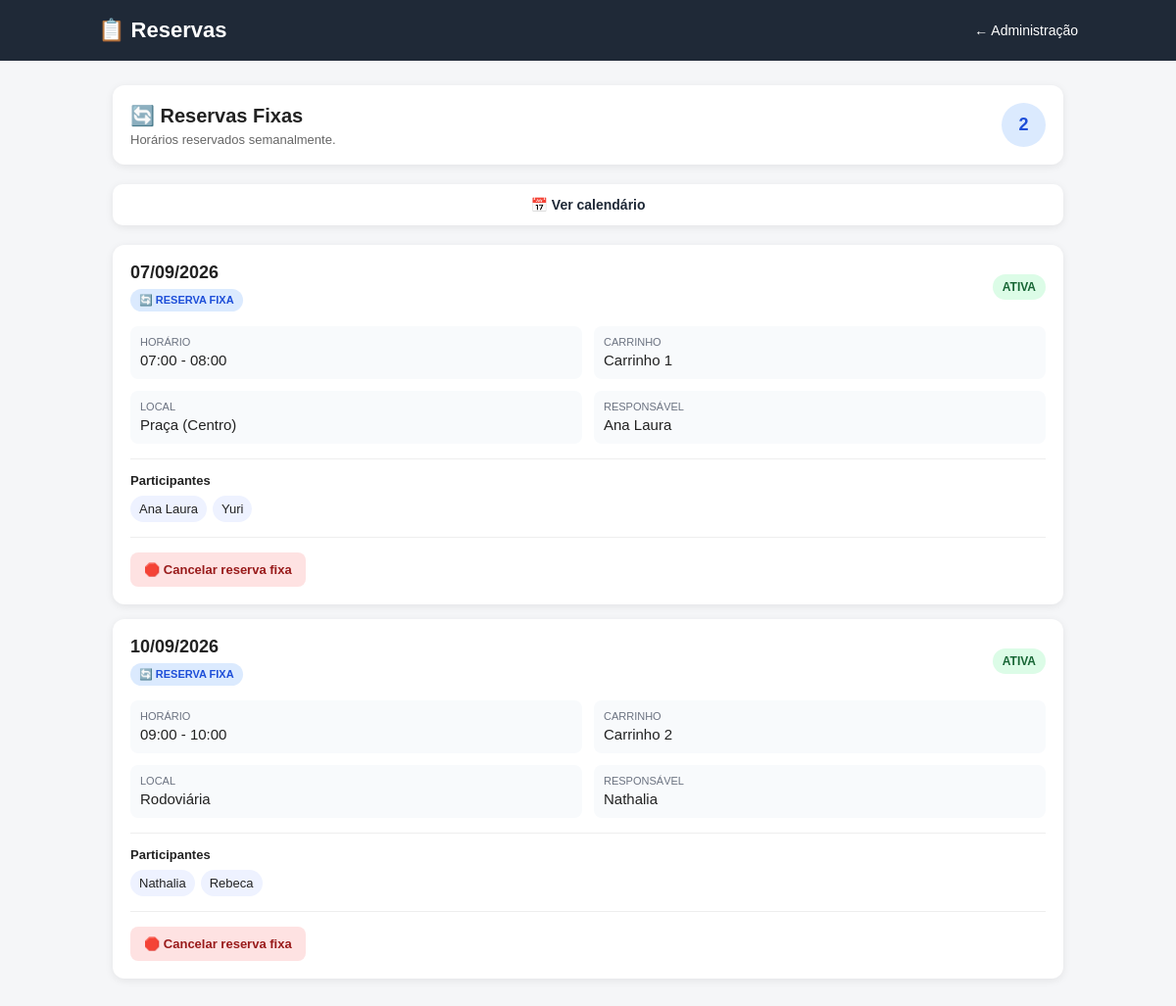
/admin/reservas (signed in), run on an earlier commit of the app's database.
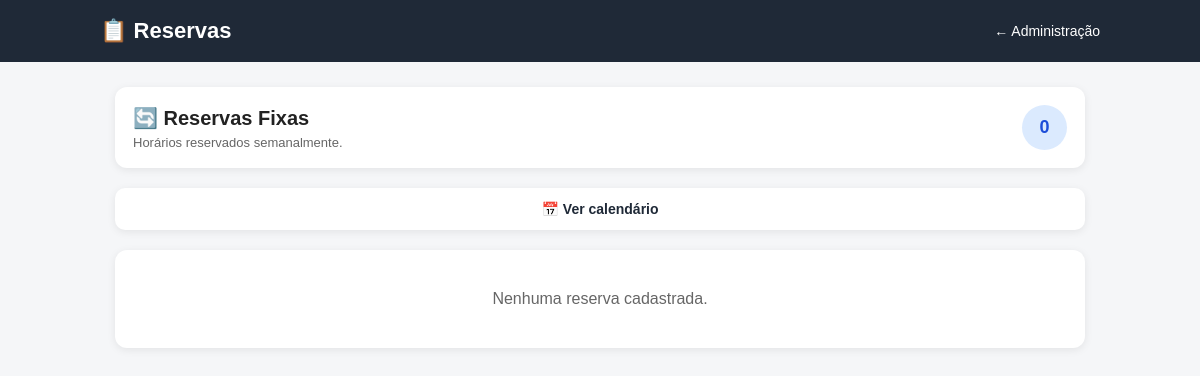
And on a later commit of the database.
### app/models.py (models this page shows)
class Reserva(db.Model):
    id = db.Column(
        db.Integer,
        primary_key=True
    )
    usuario_id = db.Column(
        db.Integer,
        db.ForeignKey("usuario.id"),
        nullable=True
    )
    usuario = db.relationship(
        "Usuario"
    )
    nome_principal = db.Column(
        db.String(100),
        nullable=False
    )
    tipo = db.Column(
        db.String(20),
        nullable=False,
        default="UNICA"
    )
    data_inicio = db.Column(
        db.Date,
        nullable=False
    )
    data_fim = db.Column(
        db.Date,
        nullable=True
    )
    dia_semana = db.Column(
        db.Integer,
        nullable=True
    )
    hora_inicio = db.Column(
        db.Time,
        nullable=False
    )
    hora_fim = db.Column(
        db.Time,
        nullable=False
    )
    carrinho_id = db.Column(
        db.Integer,
        db.ForeignKey("carrinho.id"),
        nullable=False
    )
    local_id = db.Column(
        db.Integer,
        db.ForeignKey("local.id"),
        nullable=False
    )
    ativo = db.Column(
        db.Boolean,
        default=True
    )
    carrinho = db.relationship(
        "Carrinho"
    )
    local = db.relationship(
        "Local"
    )

class Carrinho(db.Model):
    id = db.Column(
        db.Integer,
        primary_key=True
    )
    nome = db.Column(
        db.String(50),
        nullable=False
    )
    ativo = db.Column(
        db.Boolean,
        default=True
    )

class Local(db.Model):
    id = db.Column(
        db.Integer,
        primary_key=True
    )
    nome = db.Column(
        db.String(100),
        nullable=False
    )
    ativo = db.Column(
        db.Boolean,
        default=True
    )

class ReservaParticipante(db.Model):
    id = db.Column(
        db.Integer,
        primary_key=True
    )
    reserva_id = db.Column(
        db.Integer,
        db.ForeignKey("reserva.id"),
        nullable=False
    )
    nome = db.Column(
        db.String(100),
        nullable=False
    )
    reserva = db.relationship(
        "Reserva",
        backref="participantes"
    )

### app/routes.py (the view)
@routes.route("/admin/reservas")
@admin_required
def admin_reservas():
    reservas = Reserva.query.filter(
        Reserva.tipo == "FIXA",
        Reserva.ativo == True
    ).order_by(
        Reserva.dia_semana,
        Reserva.hora_inicio
    ).all()
    return render_template(
        "admin_reservas.html",
        reservas=reservas,
        reservas_calendario=dados_do_calendario()
    )

### app/models.py (called while the page is built)
    @property
    def is_authenticated(self):
        return True

### app/routes.py (called while the page is built)
@routes.after_request
def impedir_cache_da_agenda(response):
    if request.endpoint == "routes.agenda":
        response.headers["Cache-Control"] = "no-store, no-cache, must-revalidate, max-age=0"
        response.headers["Pragma"] = "no-cache"
        response.headers["Expires"] = "0"
    return response

def admin_required(view):
    @wraps(view)
    @login_required
    def wrapper(*args, **kwargs):
        if current_user.tipo != "ADMIN":
            flash("Esta área é exclusiva para administradores.", "danger")
            return redirect(url_for("routes.agenda"))
        return view(*args, **kwargs)
    return wrapper

### app/templates/admin_reservas.html (shortened to what the changed rows need)
<!DOCTYPE html>
<html lang="pt-BR">
<head>
</head>
<body>
<header class="topo">
    <div class="topo-conteudo">
        <h1>📋 Reservas</h1>
    </div>
</header>
<main class="container">
<section class="titulo-reservas">
    <div>
        <h2>🔄 Reservas Fixas</h2>
        <p>Horários reservados semanalmente.</p>
    </div>
    <div class="contador-fixas">
        {{ reservas|length }}
    </div>
</section>
<div class="alternar-visualizacao">
    <button
        type="button"
        class="btn-calendario"
        onclick="mostrarCalendario()"
    >
    </button>
</div>
    {% if reservas %}
        <section class="lista">
            {% for reserva in reservas %}
                <article class="reserva">
                    <div class="reserva-cabecalho">
                        <div>
                            <div class="data">
                                {{ reserva.data_inicio.strftime('%d/%m/%Y') }}
                            </div>
                            {% if reserva.tipo == "FIXA" %}
                                <span class="tipo-fixa">
                                    🔄 RESERVA FIXA
                                </span>
                            {% else %}
                                <span class="tipo-unica">
                                    RESERVA ÚNICA
                                </span>
                            {% endif %}
                        </div>
                        {% if reserva.ativo %}
                            <span class="status status-ativo">
                                ATIVA
                            </span>
                        {% else %}
                            <span class="status status-inativo">
                                ENCERRADA
                            </span>
                        {% endif %}
                    </div>
                    <div class="informacoes">
                        <div class="informacao">
                            <span class="rotulo">
                                Horário
                            </span>
                            <span class="valor">
                                {{ reserva.hora_inicio.strftime('%H:%M') }}
                                -
                                {{ reserva.hora_fim.strftime('%H:%M') }}
                            </span>
                        </div>
                        <div class="informacao">
                            <span class="rotulo">
                                Carrinho
                            </span>
                            <span class="valor">
                                {{ reserva.carrinho.nome }}
                            </span>
                        </div>
                        <div class="informacao">
                            <span class="rotulo">
                                Local
                            </span>
                            <span class="valor">
                                {{ reserva.local.nome }}
                            </span>
                        </div>
                        <div class="informacao">
                            <span class="rotulo">
                                Responsável
                            </span>
                            <span class="valor">
                                {{ reserva.nome_principal }}
                            </span>
                        </div>
                    </div>
                    <div class="participantes">
                        <div class="participantes-titulo">
                            Participantes
                        </div>
                        <div class="pessoas">
                            <span class="pessoa">
                                {{ reserva.nome_principal }}
                            </span>
                            {% for participante in reserva.participantes %}
                                <span class="pessoa">
                                    {{ participante.nome }}
                                </span>
                            {% endfor %}
                        </div>
                    </div>
{% if reserva.tipo == "FIXA" and reserva.ativo %}
    <div class="acoes-reserva">
        <form
            action="{{ url_for('routes.cancelar_reserva_fixa', reserva_id=reserva.id) }}"
            method="POST"
            onsubmit="return confirm('Tem certeza que deseja cancelar esta reserva fixa?')"
        >
            <button type="submit" class="btn-cancelar-fixa">
                🛑 Cancelar reserva fixa
            </button>
        </form>
    </div>
{% endif %}
                </article>
            {% endfor %}
        </section>
    {% else %}
        <div class="vazio">
            Nenhuma reserva cadastrada.
        </div>
    {% endif %}
</main>
</body>
</html>

What changed in the data, as far as the page shows it:
no longer on this page (row edited): Reserva: data_inicio "07/09/2026", tipo "🔄 RESERVA FIXA", ativo "ATIVA", hora_inicio "07:00", hora_fim "08:00", carrinho.nome "Carrinho 1", local.nome "Praça (Centro)", nome_principal "Ana Laura"
no longer on this page (row unchanged): ReservaParticipante: nome "Yuri", shown under "07/09/2026"
no longer on this page (row edited): Reserva: data_inicio "10/09/2026", tipo "🔄 RESERVA FIXA", ativo "ATIVA", hora_inicio "09:00", hora_fim "10:00", carrinho.nome "Carrinho 2", local.nome "Rodoviária", nome_principal "Nathalia"
no longer on this page (row unchanged): ReservaParticipante: nome "Rebeca", shown under "10/09/2026"
Also different on the page:
{{ reservas|length }}: "2" → "0"
text now shown: "Nenhuma reserva cadastrada."
